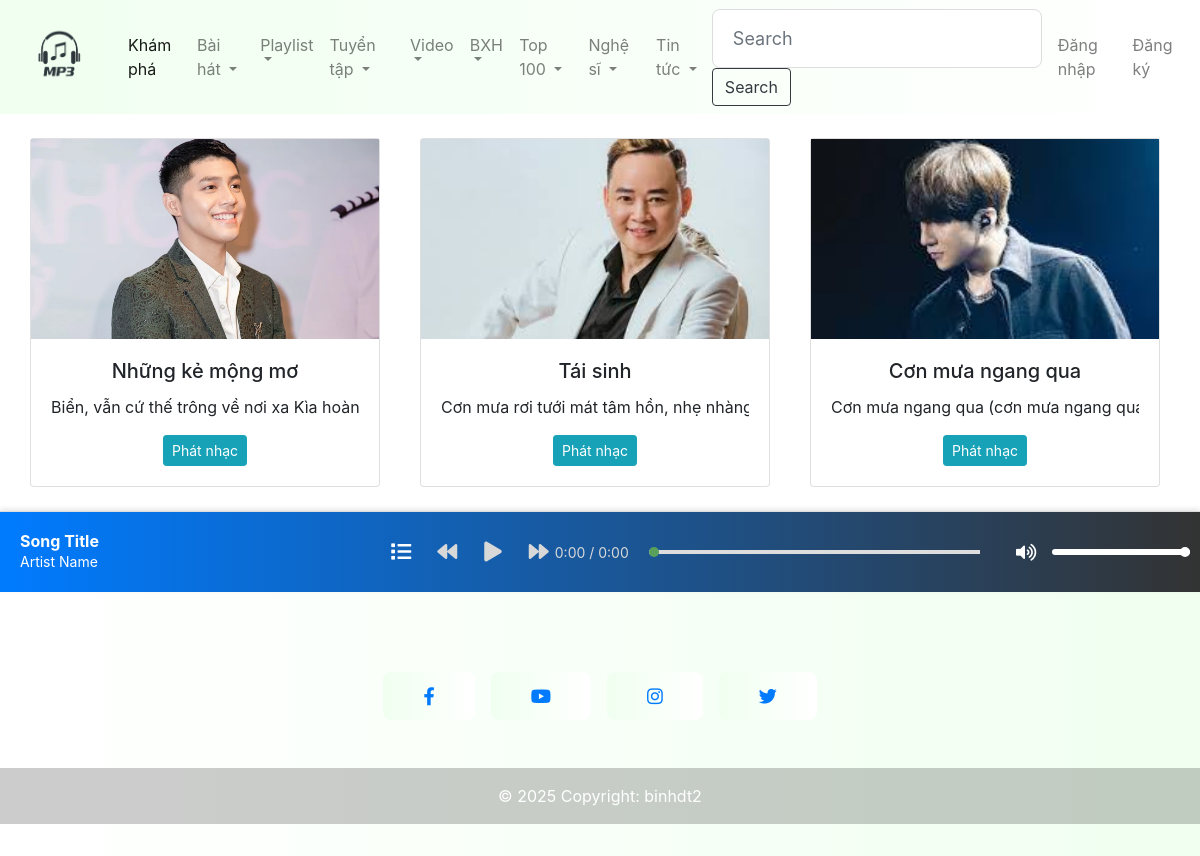
The page / on the database its author committed.
### app/models.py (models this page shows, shortened)
class Music(models.Model):
    category = models.ManyToManyField(Category, related_name="music_cate")
    playlist = models.ManyToManyField(Playlist, related_name="music_playlist")
    artist = models.ManyToManyField(Artist, related_name="music_artist")
    name = models.CharField(max_length=250, null=True)
    publish_time = models.DateTimeField(auto_now_add=True)
    duration_time = models.CharField(max_length=10, null=True)
    music_img = models.ImageField(upload_to='images/', null=True,blank=True)
    about = models.CharField(max_length=500, null=True)
    music_link = models.FileField(upload_to='audio/', default="Tôi hát")  # Tệp nhạc được tải lên
    @property
    def imageURL(self):
        try:
            url = self.music_img.url
        except:
            url = ''
        return url

### app/views.py (the view)
# urls.py: path('', views.home, name="home"),
def home(request):
    playlists = Playlist.objects.filter(is_sub=False)
    categories = Category.objects.filter(is_sub=False)
    musics = Music.objects.all()
    context = {'playlists':playlists, 'categories': categories, 'musics': musics}
    return render(request,'app/home.html',context)

### app/templates/app/home.html (shortened to what this page needs)
{% extends 'app/base.html' %}
{% load static %}
{% block home %}
<div id="carouselMultiItemExample" class="carousel slide carousel-dark text-center" data-mdb-ride="carousel">
  <div class="carousel-inner py-4">
    {% for music in musics %}
    {% if forloop.counter0|divisibleby:3 %}
    <div class="carousel-item {% if forloop.first %}active{% endif %}">
      <div class="container">
        <div class="row">
    {% endif %}
          <div class="col-lg-4 d-flex align-items-stretch">
            <div class="card">
              <img src="{{ music.imageURL }}" class="card-img-top" alt="{{ music.name }}"/>
              <div class="card-body">
                <h5 class="card-title">{{ music.name }}</h5>
                <p class="card-text text-truncate" data-full-text="{{ music.about }}">
                  {{ music.about|truncatechars:100 }}
                </p>
                <button class="btn btn-info btn-sm toggle-text">Phát nhạc</button>
              </div>
            </div>
          </div>
    {% if forloop.counter0|add:1|divisibleby:3 or forloop.last %}
        </div>
      </div>
    </div>
    {% endif %}
    {% endfor %}
  </div>
</div>
<div class="music-bar">
    <div class="song-info">
        <h2 id="song-title">Song Title</h2>
        <p id="artist-name">Artist Name</p>
    </div>
    <button id="playBtn"><i class="fas fa-list"></i></button>
    <div class="controls">
        <button id="prev"><i class="fas fa-backward"></i></button>
        <button id="play-pause"><i class="fas fa-play"></i></button>
        <button id="next"><i class="fas fa-forward"></i></button>
    </div>
    <div class="time">
        <span id="current-time">0:00</span> / <span id="total-time">0:00</span>
    </div>
    <div class="progress-container">
        <input type="range" id="progress" value="0" max="100">
    </div>
    <div id="volume-control">
      <button id="volume-icon"><i class="fas fa-volume-up"></i></button>
      <input type="range" id="volume-slider" min="0" max="1" step="0.1" value="1">
    </div>
</div>
{% endblock home %}

### app/static/app/css/main.css (style rules this page uses)
html, body { height: 100%; margin: 0; display: flex; flex-direction: column; }
.carousel-item .row { display: flex; justify-content: center; flex-wrap: nowrap; }
.carousel-item .col-lg-4 { flex: 0 0 auto; max-width: 33.333%; margin-right: 10px; }
.card { display: flex; flex-direction: column; justify-content: space-between; height: 100%; }
.card-text { overflow: hidden; text-overflow: ellipsis; display: -webkit-box; -webkit-line-clamp: 4; -webkit-box-orient: vertical; line-clamp: 4; box-orient: vertical; }
.btn.toggle-text { margin-top: auto; }
.card-img-top { height: 200px; width: 100%; object-fit: cover; border-radius: 0; }

### app/static/app/css/music-bar.css (style rules this page uses)
.music-bar { position: relative; bottom: 0; width: 100%; height: 100px; background: linear-gradient(to left, #333, #007bff); border-top: 1px solid #ddd; box-shadow: 0 -2px 5px rgba(0, 0, 0, 0.1); display: flex; align-items: center; justify-content: space-between; z-index: 1000; }
.song-info { flex: 1; padding:20px; }
#song-title { font-size: 16px; font-weight: bold; color: white; margin: 0; }
#artist-name { font-size: 14px; color: white; margin: 0; }
.controls { display: flex; gap: 15px; }
.controls button { background: none; border: none; font-size: 20px; color: #d8d8d8; cursor: pointer; transition: color 0.3s ease, transform 0.2s ease; }
#progress { width: 100%; height: 4px; appearance: none; background: #ddd; border: none; outline: none; cursor: pointer; }
.time { font-size: 14px; color: #d8d8d8; }
.progress-container { flex: 1; margin: 0 20px; }
#volume-control { display: flex; align-items: center; gap: 10px; width: 200px; padding: 10px; }
#volume-icon { background: none; border: none; color: #ffffff; font-size: 18px; cursor: pointer; transition: color 0.3s ease; }
#volume-slider { width: 100%; height: 6px; -webkit-appearance: none; appearance: none; border-radius: 5px; outline: none; cursor: pointer; transition: background 0.3s ease; }
#playBtn { background-color: transparent; color: white; font-size: 20px; font-weight: bold; padding: 10px 20px; border: none; border-radius: 5px; cursor: pointer; transition: background-color 0.3s, transform 0.2s ease-in-out; }

### rows shown on the page
Music: imageURL (picture), name "Những kẻ mộng mơ", about "Biển, vẫn cứ thế trông về nơi xa Kìa ho…"
Music: imageURL (picture), name "Tái sinh", about "Cơn mưa rơi tưới mát tâm hồn, nhẹ nhà…"
Music: imageURL (picture), name "Cơn mưa ngang qua", about "Cơn mưa ngang qua (cơn mưa ngang…"
